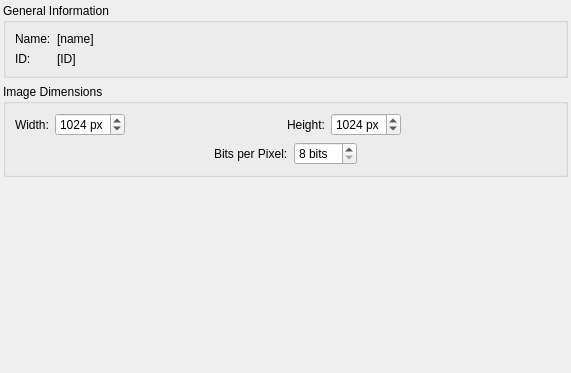
<?xml version="1.0" encoding="UTF-8"?>
<ui version="4.0">
 <class>DockWidgetMacroSim</class>
 <widget class="QWidget" name="DockWidgetMacroSim">
  <property name="geometry">
   <rect>
    <x>0</x>
    <y>0</y>
    <width>571</width>
    <height>373</height>
   </rect>
  </property>
  <property name="windowTitle">
   <string>Form</string>
  </property>
  <layout class="QVBoxLayout" name="verticalLayout_2">
   <property name="margin">
    <number>3</number>
   </property>
   <item>
    <widget class="QGroupBox" name="groupBox">
     <property name="sizePolicy">
      <sizepolicy hsizetype="Preferred" vsizetype="Minimum">
       <horstretch>0</horstretch>
       <verstretch>0</verstretch>
      </sizepolicy>
     </property>
     <property name="title">
      <string>General Information</string>
     </property>
     <layout class="QGridLayout" name="gridLayout">
      <item row="0" column="0">
       <widget class="QLabel" name="label">
        <property name="text">
         <string>Name:</string>
        </property>
       </widget>
      </item>
      <item row="0" column="1">
       <widget class="QLabel" name="lblName">
        <property name="sizePolicy">
         <sizepolicy hsizetype="Expanding" vsizetype="Preferred">
          <horstretch>0</horstretch>
          <verstretch>0</verstretch>
         </sizepolicy>
        </property>
        <property name="text">
         <string>[name]</string>
        </property>
       </widget>
      </item>
      <item row="1" column="0">
       <widget class="QLabel" name="label_2">
        <property name="text">
         <string>ID:</string>
        </property>
       </widget>
      </item>
      <item row="1" column="1">
       <widget class="QLabel" name="lblID">
        <property name="sizePolicy">
         <sizepolicy hsizetype="Expanding" vsizetype="Preferred">
          <horstretch>0</horstretch>
          <verstretch>0</verstretch>
         </sizepolicy>
        </property>
        <property name="text">
         <string>[ID]</string>
        </property>
       </widget>
      </item>
     </layout>
    </widget>
   </item>
   <item>
    <widget class="QGroupBox" name="groupBox_2">
     <property name="sizePolicy">
      <sizepolicy hsizetype="Preferred" vsizetype="Preferred">
       <horstretch>0</horstretch>
       <verstretch>0</verstretch>
      </sizepolicy>
     </property>
     <property name="title">
      <string>Image Dimensions</string>
     </property>
     <layout class="QVBoxLayout" name="verticalLayout">
      <item>
       <layout class="QHBoxLayout" name="horizontalLayout">
        <item>
         <widget class="QLabel" name="label_3">
          <property name="text">
           <string>Width:</string>
          </property>
         </widget>
        </item>
        <item>
         <widget class="QSpinBox" name="spinWidth">
          <property name="suffix">
           <string> px</string>
          </property>
          <property name="minimum">
           <number>1</number>
          </property>
          <property name="maximum">
           <number>2048</number>
          </property>
          <property name="value">
           <number>1024</number>
          </property>
         </widget>
        </item>
        <item>
         <spacer name="horizontalSpacer_2">
          <property name="orientation">
           <enum>Qt::Horizontal</enum>
          </property>
          <property name="sizeHint" stdset="0">
           <size>
            <width>40</width>
            <height>20</height>
           </size>
          </property>
         </spacer>
        </item>
        <item>
         <widget class="QLabel" name="label_4">
          <property name="text">
           <string>Height:</string>
          </property>
         </widget>
        </item>
        <item>
         <widget class="QSpinBox" name="spinHeight">
          <property name="suffix">
           <string> px</string>
          </property>
          <property name="minimum">
           <number>1</number>
          </property>
          <property name="maximum">
           <number>2048</number>
          </property>
          <property name="value">
           <number>1024</number>
          </property>
         </widget>
        </item>
        <item>
         <spacer name="horizontalSpacer_3">
          <property name="orientation">
           <enum>Qt::Horizontal</enum>
          </property>
          <property name="sizeHint" stdset="0">
           <size>
            <width>40</width>
            <height>20</height>
           </size>
          </property>
         </spacer>
        </item>
       </layout>
      </item>
      <item>
       <layout class="QHBoxLayout" name="horizontalLayout_2">
        <item>
         <spacer name="horizontalSpacer_4">
          <property name="orientation">
           <enum>Qt::Horizontal</enum>
          </property>
          <property name="sizeHint" stdset="0">
           <size>
            <width>40</width>
            <height>20</height>
           </size>
          </property>
         </spacer>
        </item>
        <item>
         <widget class="QLabel" name="label_5">
          <property name="text">
           <string>Bits per Pixel:</string>
          </property>
         </widget>
        </item>
        <item>
         <widget class="QSpinBox" name="spinBpp">
          <property name="suffix">
           <string> bits</string>
          </property>
          <property name="minimum">
           <number>8</number>
          </property>
          <property name="maximum">
           <number>64</number>
          </property>
          <property name="value">
           <number>8</number>
          </property>
         </widget>
        </item>
        <item>
         <spacer name="horizontalSpacer">
          <property name="orientation">
           <enum>Qt::Horizontal</enum>
          </property>
          <property name="sizeHint" stdset="0">
           <size>
            <width>57</width>
            <height>20</height>
           </size>
          </property>
         </spacer>
        </item>
       </layout>
      </item>
     </layout>
    </widget>
   </item>
   <item>
    <spacer name="verticalSpacer">
     <property name="orientation">
      <enum>Qt::Vertical</enum>
     </property>
     <property name="sizeHint" stdset="0">
      <size>
       <width>20</width>
       <height>40</height>
      </size>
     </property>
    </spacer>
   </item>
  </layout>
 </widget>
 <resources/>
 <connections/>
</ui>
